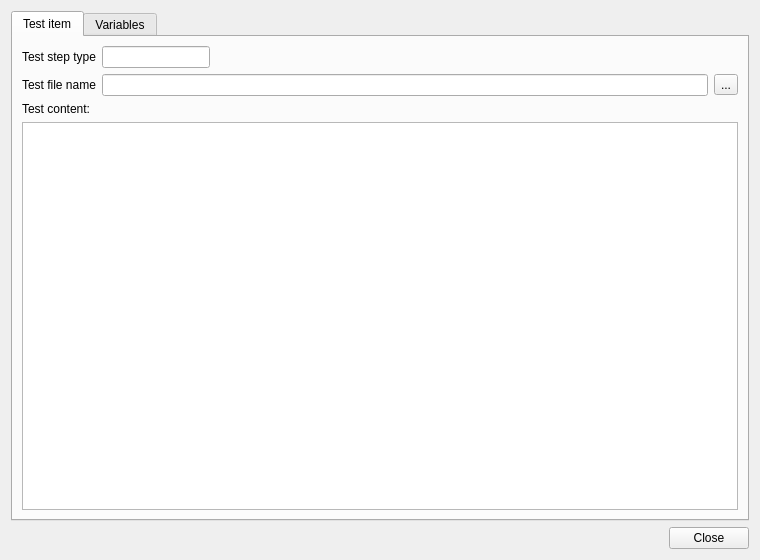
<?xml version="1.0" encoding="UTF-8"?>
<ui version="4.0">
 <class>F1Dialog</class>
 <widget class="QDialog" name="F1Dialog">
  <property name="geometry">
   <rect>
    <x>0</x>
    <y>0</y>
    <width>760</width>
    <height>560</height>
   </rect>
  </property>
  <property name="windowTitle">
   <string>Test information</string>
  </property>
  <property name="windowIcon">
   <iconset theme="QIcon::ThemeIcon::HelpAbout" resource="../resources/f1_win.qrc">
    <normaloff>:/icons/testium_logo.png</normaloff>:/icons/testium_logo.png</iconset>
  </property>
  <property name="layoutDirection">
   <enum>Qt::LayoutDirection::LeftToRight</enum>
  </property>
  <layout class="QVBoxLayout" name="verticalLayout_2">
   <item>
    <widget class="QTabWidget" name="tabWidget">
     <property name="currentIndex">
      <number>0</number>
     </property>
     <!-- Tab 0: Test item -->
     <widget class="QWidget" name="tabTestItem">
      <attribute name="title">
       <string>Test item</string>
      </attribute>
      <layout class="QVBoxLayout" name="verticalLayout_tab0">
       <item>
        <layout class="QFormLayout" name="formLayout">
         <item row="0" column="0">
          <widget class="QLabel" name="typeLabel">
           <property name="text">
            <string>Test step type</string>
           </property>
          </widget>
         </item>
         <item row="0" column="1">
          <widget class="QLineEdit" name="typeLineEdit">
           <property name="sizePolicy">
            <sizepolicy hsizetype="Fixed" vsizetype="Fixed">
             <horstretch>0</horstretch>
             <verstretch>0</verstretch>
            </sizepolicy>
           </property>
           <property name="readOnly">
            <bool>true</bool>
           </property>
          </widget>
         </item>
         <item row="1" column="0">
          <widget class="QLabel" name="sequenceFileNameLabel">
           <property name="text">
            <string>Test file name</string>
           </property>
          </widget>
         </item>
         <item row="1" column="1">
          <layout class="QHBoxLayout" name="horizontalLayout_3">
           <item>
            <widget class="QLineEdit" name="sequenceFileNameLineEdit">
             <property name="readOnly">
              <bool>true</bool>
             </property>
            </widget>
           </item>
           <item>
            <widget class="QToolButton" name="ButtLocOpen">
             <property name="text">
              <string>...</string>
             </property>
            </widget>
           </item>
          </layout>
         </item>
        </layout>
       </item>
       <item>
        <widget class="QLabel" name="label">
         <property name="text">
          <string>Test content:</string>
         </property>
        </widget>
       </item>
       <item>
        <widget class="QTextEdit" name="TestContentEdit">
         <property name="readOnly">
          <bool>true</bool>
         </property>
        </widget>
       </item>
      </layout>
     </widget>
     <!-- Tab 1: Variables -->
     <widget class="QWidget" name="tabVariables">
      <attribute name="title">
       <string>Variables</string>
      </attribute>
      <layout class="QVBoxLayout" name="verticalLayout_tab1">
       <item>
        <widget class="QTableWidget" name="varsTable">
         <column>
          <property name="text">
           <string>Key</string>
          </property>
         </column>
         <column>
          <property name="text">
           <string>Value</string>
          </property>
         </column>
         <column>
          <property name="text">
           <string/>
          </property>
         </column>
        </widget>
       </item>
       <item>
        <layout class="QHBoxLayout" name="addVarLayout">
         <item>
          <widget class="QLineEdit" name="newKeyEdit">
           <property name="placeholderText">
            <string>New key</string>
           </property>
          </widget>
         </item>
         <item>
          <widget class="QLineEdit" name="newValueEdit">
           <property name="placeholderText">
            <string>Value</string>
           </property>
          </widget>
         </item>
         <item>
          <widget class="QPushButton" name="addVarButton">
           <property name="text">
            <string>+</string>
           </property>
           <property name="maximumSize">
            <size>
             <width>30</width>
             <height>16777215</height>
            </size>
           </property>
          </widget>
         </item>
        </layout>
       </item>
      </layout>
     </widget>
    </widget>
   </item>
   <item>
    <layout class="QHBoxLayout" name="horizontalLayout">
     <item>
      <spacer name="horizontalSpacer">
       <property name="orientation">
        <enum>Qt::Orientation::Horizontal</enum>
       </property>
       <property name="sizeType">
        <enum>QSizePolicy::Policy::Expanding</enum>
       </property>
       <property name="sizeHint" stdset="0">
        <size>
         <width>40</width>
         <height>20</height>
        </size>
       </property>
      </spacer>
     </item>
     <item>
      <widget class="QPushButton" name="ButtClose">
       <property name="text">
        <string>Close</string>
       </property>
       <property name="icon">
        <iconset theme="QIcon::ThemeIcon::WindowClose"/>
       </property>
      </widget>
     </item>
    </layout>
   </item>
  </layout>
 </widget>
 <resources>
  <include location="../resources/f1_win.qrc"/>
 </resources>
 <connections/>
</ui>
